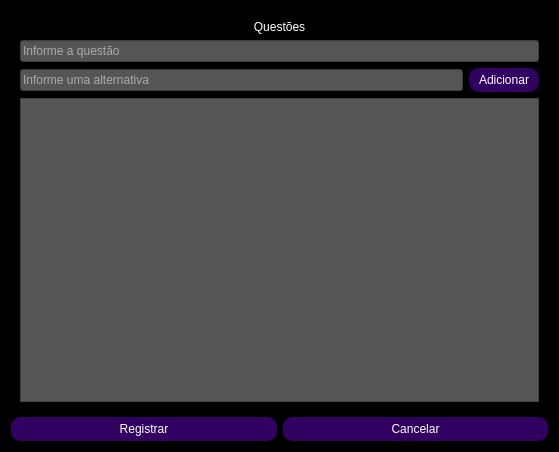
<?xml version="1.0" encoding="UTF-8"?>
<ui version="4.0">
 <class>Form</class>
 <widget class="QWidget" name="Form">
  <property name="geometry">
   <rect>
    <x>0</x>
    <y>0</y>
    <width>559</width>
    <height>452</height>
   </rect>
  </property>
  <property name="minimumSize">
   <size>
    <width>559</width>
    <height>452</height>
   </size>
  </property>
  <property name="windowTitle">
   <string>Questões - Seven Sofware</string>
  </property>
  <property name="styleSheet">
   <string notr="true">QPushButton {
    background-color: #310061;
    border-radius: 10px;
    padding: 5px 10px;
    color: #fff; 
}

QPushButton:hover {
    background-color: #f00;
}

QPushButton:disabled  {
	background-color: #36271e;
}

QPushButton:pressed {
    background-color: #ff8456;
}

#tablet{
    background-color: #555555;
}

.QLineEdit{
    background-color: #555555;
}

*{
	font: 18pt &quot;DejaVu Sans&quot;;
	background: black;
	color: #fff;
}</string>
  </property>
  <layout class="QVBoxLayout" name="verticalLayout">
   <item>
    <widget class="QWidget" name="widget" native="true">
     <layout class="QVBoxLayout" name="verticalLayout_2">
      <item>
       <widget class="QLabel" name="label">
        <property name="text">
         <string>Questões</string>
        </property>
        <property name="alignment">
         <set>Qt::AlignCenter</set>
        </property>
       </widget>
      </item>
      <item>
       <widget class="QLineEdit" name="question">
        <property name="statusTip">
         <string>Informe a questão</string>
        </property>
        <property name="text">
         <string/>
        </property>
        <property name="placeholderText">
         <string>Informe a questão</string>
        </property>
       </widget>
      </item>
      <item>
       <layout class="QHBoxLayout" name="horizontalLayout_2">
        <item>
         <widget class="QLineEdit" name="ask">
          <property name="placeholderText">
           <string>Informe uma alternativa</string>
          </property>
          <property name="clearButtonEnabled">
           <bool>true</bool>
          </property>
         </widget>
        </item>
        <item>
         <widget class="QPushButton" name="btn_add_ask">
          <property name="text">
           <string>Adicionar</string>
          </property>
         </widget>
        </item>
       </layout>
      </item>
      <item>
       <widget class="QTableWidget" name="tablet"/>
      </item>
     </layout>
    </widget>
   </item>
   <item>
    <layout class="QHBoxLayout" name="horizontalLayout">
     <item>
      <widget class="QPushButton" name="insert_ask">
       <property name="text">
        <string>Registrar</string>
       </property>
      </widget>
     </item>
     <item>
      <widget class="QPushButton" name="cancel">
       <property name="text">
        <string>Cancelar</string>
       </property>
      </widget>
     </item>
    </layout>
   </item>
  </layout>
 </widget>
 <tabstops>
  <tabstop>question</tabstop>
  <tabstop>ask</tabstop>
  <tabstop>btn_add_ask</tabstop>
  <tabstop>insert_ask</tabstop>
  <tabstop>tablet</tabstop>
  <tabstop>cancel</tabstop>
 </tabstops>
 <resources/>
 <connections>
  <connection>
   <sender>cancel</sender>
   <signal>clicked()</signal>
   <receiver>Form</receiver>
   <slot>close()</slot>
   <hints>
    <hint type="sourcelabel">
     <x>255</x>
     <y>222</y>
    </hint>
    <hint type="destinationlabel">
     <x>172</x>
     <y>122</y>
    </hint>
   </hints>
  </connection>
 </connections>
</ui>
